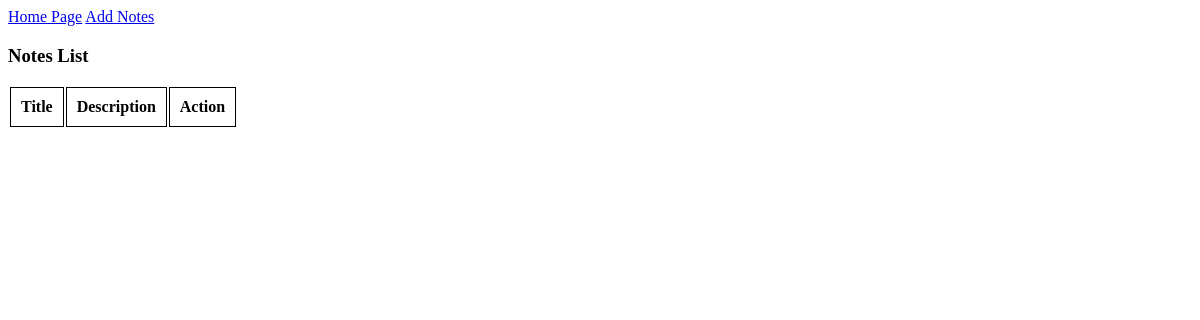
Page /notes/ on the earlier database version.
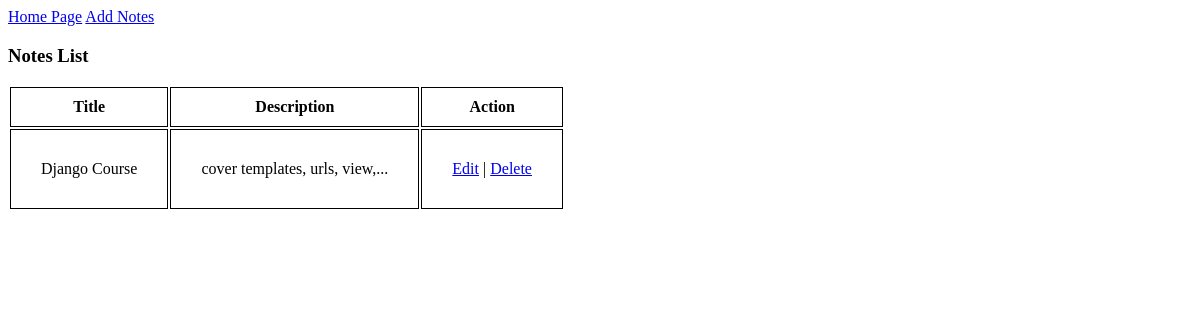
Same page on the later database version.
### notes/models.py (models this page shows, shortened)
class Note(models.Model):
    title = models.CharField(max_length=100)
    description = models.TextField()

### notes/views.py (the view)
# urls.py: path('', views.index, name="index"),
def index(request):
    notes = Note.objects.all().order_by('-id')
    return render(request, "notes/index.html", {
        "notes": notes
    })

### notes/templates/notes/index.html
{% extends "notes/base.html" %}
{% block content %}
    <h3>Notes List</h3>
    <table>
        <tr>
            <th>Title</th>
            <th>Description</th>
            <th>Action</th>
        </tr>
        {% for note in notes %}
            <tr>
                <td>{{ note.title }}</td>
                <td>{{ note.description }}</td>
                <td>
                    <a href="{% url 'notes:edit' note.id %}">Edit</a>
                    |
                    <a href="{% url 'notes:delete' note.id %}">Delete</a>
                </td>
            </tr>
        {% endfor %}
    </table>
{% endblock content %}

### notes/templates/notes/base.html (shortened to what this page needs)
{% load static %}
<!DOCTYPE html>
<html lang="en">
    <head>
        <link rel="stylesheet" href="{% static 'notes/style.css' %}">
    </head>
    <body>
        {% include "notes/partials/header.html" %}
        {% block content %}
        {% endblock content %}
    </body>
</html>

### notes/templates/notes/partials/header.html
<nav>
    <a href="#">Home Page</a>
    <a href="{% url 'notes:add' %}">Add Notes</a>
</nav>

### notes/static/notes/style.css (style rules this page uses)
th { border: 1px solid black; padding: 10px; }
td { border: 1px solid black; padding: 30px; }

Differences in the rows shown:
added Note: title "Django Course", description "cover templates, urls, view,..."
